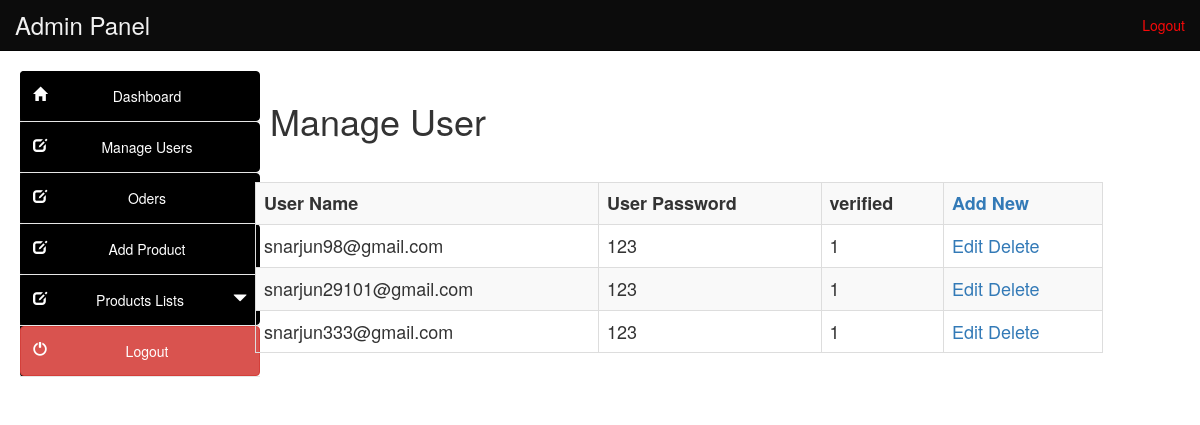
Page /admin/manage_users.php on the committed database.
### tables this page shows
CREATE TABLE `register` (
  `id` int(11) NOT NULL,
  `f_name` varchar(20) NOT NULL,
  `l_name` varchar(20) NOT NULL,
  `email` varchar(50) NOT NULL,
  `phno` bigint(10) NOT NULL,
  `gender` enum('m','f','o') NOT NULL,
  `pass` int(20) NOT NULL,
  `cpass` int(20) NOT NULL,
  `ad1` varchar(100) NOT NULL,
  `ad2` varchar(100) NOT NULL,
  `vkey` varchar(500) NOT NULL,
  `verified` tinyint(1) NOT NULL DEFAULT 0
);

### admin/manage_users.php (the view, shortened to what this page needs)
<?php
include("../db.php");
?>
<!DOCTYPE html>
<html lang="en">
<head>
<link href="style/css/bootstrap.min.css" rel="stylesheet">
<link href="style/css/k.css" rel="stylesheet">
</head>
<body>
<?php include("include/header.php"); ?>
<div class="container-fluid">
<?php include("include/side_bar.php"); ?>
<div class="col-sm-9" style="margin-left:10px">
<div class="panel-heading" >
	<h1>Manage User </h1></div><br>
<div style="overflow-x:scroll;">
<table class="table table-bordered table-hover table-striped" style="font-size:18px">
	<tr>
			    <th>User Name</th>
                <th>User Password</th>
				<th>verified</th>
	<th><a href="add_user.php">Add New</a></th></tr>
<?php
$result=mysqli_query($conn,"select id, email, pass,verified from register")or die ("query 2 incorrect.......");
while(list($id,$name,$pass,$verified)=
mysqli_fetch_array($result))
{
echo "<tr><td>$name</td><td>$pass</td><td>$verified</td>";
echo"<td>
<a href='edit_user.php?user_id=$id'>Edit</a>
<a href='manage_users.php?user_id=$id&action=delete'>Delete</a>
</td></tr>";
}
?>
</table>
</div>
</div></div>
</body>
</html>

### rows in the picture
register: email "snarjun98@gmail.com", pass "123", verified "1"
register: email "snarjun29101@gmail.com", pass "123", verified "1"
register: email "snarjun333@gmail.com", pass "123", verified "1"
